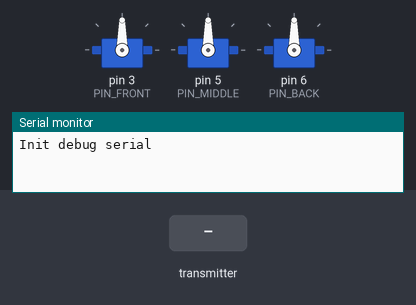
A sketch run on a simulated Arduino Uno, built with avr-gcc and run on an emulated ATmega328P. Shown: 3 × servo, the last lines printed to the serial monitor. The inputs (shaded band) are chosen by the test bench. No radio packets arrive unless stated.

Above: at 1.2 s.
1.3 s: the transmitter starts sending value.0 = 0
At 2.5 s:
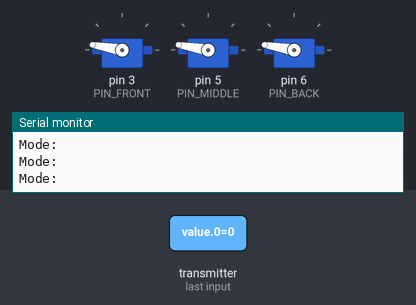
Timing chart, 0 to 4.3 s (numbered marks = the images above; inputs shaded):
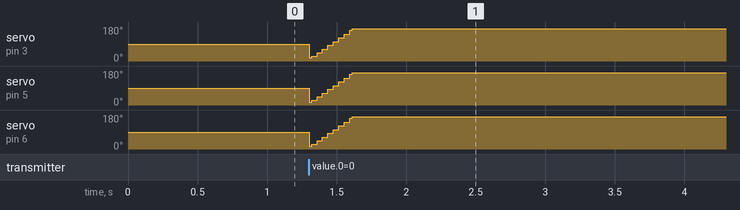

The sketch:

Code_Pince.ino
```cpp
/*
  Code by :
  Nicolas BLIN
  Arthur GERST
  Augustin LALAU
  Tifenn LE COLLEN
  Laurine LOHEZ
  Vianney SAADETIAN
  Nicolas THIERRY

  2021-2022
  _____  _____  _____ ______   ___
  /  ___||_   _||  ___|| ___ \ / _ \
  \ `--.   | |  | |__  | |_/ // /_\ \
  `--. \  | |  |  __| |    / |  _  |
  /\__/ / _| |_ | |___ | |\ \ | | | |
  \____/  \___/ \____/ \_| \_|\_| |_/

  -----------------------------------
  _____    _
  |  __ \  (_)
  | |__) |  _   _ __     ___    ___
  |  ___/  | | | '_ \   / __|  / _ \
  | |      | | | | | | | (__  |  __/
  |_|      |_| |_| |_|  \___|  \___|

  -----------------------------------

*/

#include <Servo.h>
#include <SPI.h>
#include <RF24.h>

//----------------------------------Pins
//SERVO
#define PIN_FRONT 3
#define PIN_MIDDLE 5
#define PIN_BACK 6

//NRF24
#define PIN_CE   7
#define PIN_CSN  8
//----------------------------------Servo
// de 700 a 2300
#define MINSERVO 700 //Valeur pour laquelle la pince est ouverte
#define MAXSERVO 2300 //Valeur pour laquelle la pince est fermee
Servo front;
Servo middle;
Servo back;
//----------------------------------NRF24
#define tunnel  "PINCE"
RF24 radio(PIN_CE, PIN_CSN);

const byte thisSlaveAddress[5] = {'R', 'x', 'A', 'A', 'A'};

struct { //STRUCTURE DE DONNE RECUES
  int value[4];
} dataReceived;

//----------------------------------Variables
int mode = -1;
bool modeUpdated;
bool externalControlMode = false;
void setup() {

  //SERVO
  front.attach(PIN_FRONT);
  middle.attach(PIN_MIDDLE);
  back.attach(PIN_BACK);

  //DEBUG
  Serial.begin(9600);
  Serial.println("Init debug serial");

  //RADIO
  radio.begin();                      // Initialisation du module NRF24
  radio.setPALevel(RF24_PA_MAX);      // Sélection d'un niveau "MINIMAL" pour communiquer (pas besoin d'une forte puissance, pour nos essais)
  radio.setDataRate( RF24_250KBPS );
  radio.openReadingPipe(1, thisSlaveAddress);
  radio.startListening();             // Démarrage de l'écoute du NRF24 (signifiant qu'on va recevoir, et non émettre quoi que ce soit, ici)
}

void loop() {

  if (radio.available() > 0) {
    radio.read( &dataReceived, sizeof(dataReceived) );
    Serial.println("Mode: " + dataReceived.value[0]);
    if (mode != dataReceived.value[0])
    {
      mode = dataReceived.value[0];
      modeUpdated = true;
    }
  }

  if (modeUpdated)
  {
    modeUpdated = false;
    switch (mode) {
      case 0: {
          Serial.println("Open all");
          OpenPince(1000);
          externalControlMode = false;
        } break;
      case 1: {
          Serial.println("Close all");
          ClosePince(1000);
          externalControlMode = false;
        } break;
      case 2: {
          Serial.println("External control");
          externalControlMode = true;
        } break;
    }
  }

  if (externalControlMode)
  {
    if (dataReceived.value[1] >= MINSERVO && dataReceived.value[1] <= MAXSERVO)
      front.writeMicroseconds(dataReceived.value[1]);
    if (dataReceived.value[2] >= MINSERVO && dataReceived.value[2] <= MAXSERVO)
      back.writeMicroseconds(dataReceived.value[2]);
    if (dataReceived.value[3] >= MINSERVO && dataReceived.value[3] <= MAXSERVO)
      middle.writeMicroseconds(dataReceived.value[3]);
  }
}

void OpenPince(int tempsOuverture)//tempsOuverture est le temps que met la pince a s'ouvrir (en microsecondes)
{
  int delaytime = (int)(tempsOuverture / (MAXSERVO - MINSERVO));
  for (int i = MINSERVO; i < MAXSERVO; i++)
  {
    front.writeMicroseconds(i);
    back.writeMicroseconds(i);
    middle.writeMicroseconds(i);
    delay(delaytime);
  }
}

void ClosePince(int tempsOuverture)
{
  int delaytime = (int)(tempsOuverture / (MAXSERVO - MINSERVO));
  for (int i = MAXSERVO; i > MINSERVO; i--)
  {
    front.writeMicroseconds(i);
    back.writeMicroseconds(i);
    middle.writeMicroseconds(i);
    delay(delaytime);
  }
}
```
